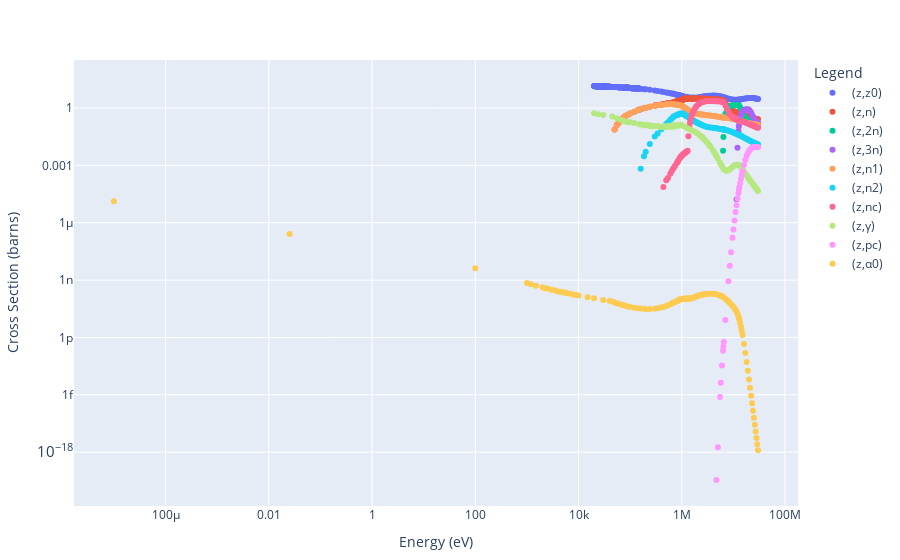

The notebook cell saved with this chart:
### Markdown cell above
file_names = readdir(neutron_dir)
file = file_names[1]
function get_product(file)
    target_n = parse(Int64, file[3:5])
    element, target_z = split(file[7:end-4], "-")
    projectile = file[1]
    if(string(projectile) == "n") #neutron addition
        product_n = target_n
        product_z = parse(Int64, target_z)+1
        product_file = (String("n_") * lpad(product_n, 3, "0") * String("-") * 
                        String(element) * String("-") * lpad(product_z, 3, "0") * String(".dat"))
    end
    return product_file
end
file = file_names[100]
while true
    file = get_product(file)
    if !(file in file_names)
        print(file, " not in directory")
        break 
    end
end

### Code cell
plot_cross_sections("neutron", [92,238], "endf")
